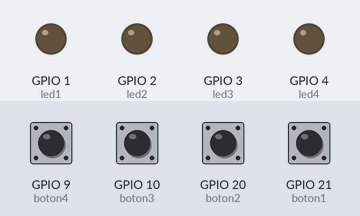
This program was run on a simulated ESP32 board running MicroPython. On the bench: output pins drawn as LEDs (lit = HIGH). The test bench sets the inputs (shaded band); at power-on: GPIO 9 (boton4), GPIO 10 (boton3), GPIO 20 (boton2), GPIO 21 (boton1) HIGH.

Above: at 1.2 s.
1.3 s: GPIO 9 (boton4) pulled LOW for 0.15 s
At 1.37 s:
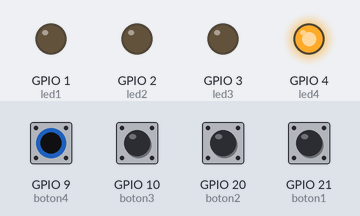
2.9 s: GPIO 10 (boton3) pulled LOW for 0.15 s
At 2.98 s:
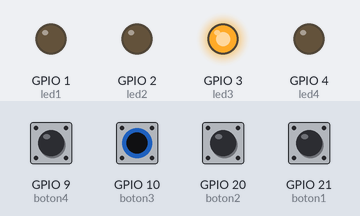
4.5 s: GPIO 20 (boton2) pulled LOW for 0.15 s
At 4.58 s:
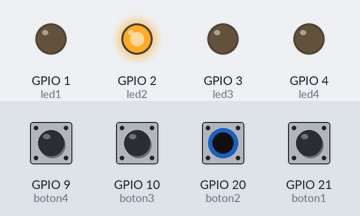
6.1 s: GPIO 21 (boton1) pulled LOW for 0.15 s
At 6.18 s:
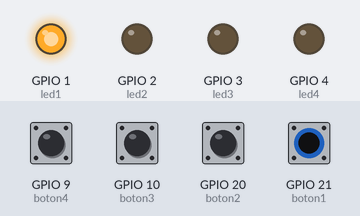
7.7 s: GPIO 9 (boton4) driven LOW and GPIO 10 (boton3) driven LOW
At 8.2 s:
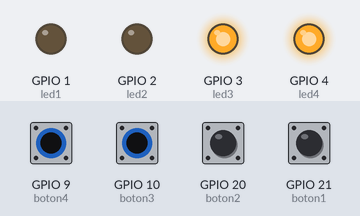
9.2 s: GPIO 20 (boton2) pulled LOW for 1 s
At 9.5 s:
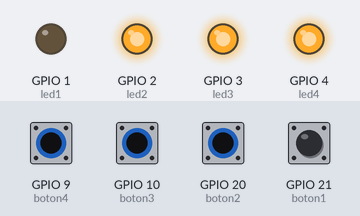
Timing chart, 0 to 12.2 s (numbered marks = the images above; inputs shaded):
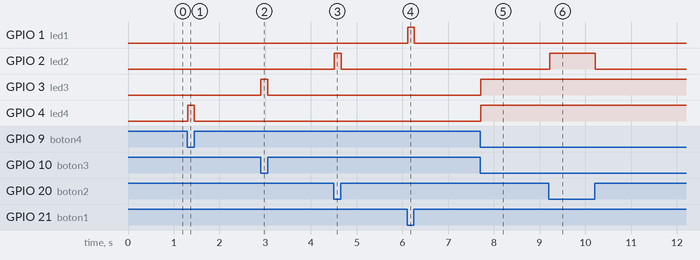

Measured:
- after the input at 1.3 s, GPIO 4 (led4): LOW → HIGH at once, → LOW 0.15 s later
- after the input at 2.9 s, GPIO 3 (led3): LOW → HIGH at once, → LOW 0.15 s later
- after the input at 4.5 s, GPIO 2 (led2): LOW → HIGH at once, → LOW 0.15 s later
- after the input at 6.1 s, GPIO 1 (led1): LOW → HIGH at once, → LOW 0.15 s later
- after the input at 7.7 s, GPIO 3 (led3), GPIO 4 (led4): LOW → HIGH at once
- after the input at 9.2 s, GPIO 2 (led2): LOW → HIGH at once, → LOW 1.0 s later

The program:

pulsador_y_led.py
```python
from machine import Pin
import time

# LED en GPIO 1
led1 = Pin(1, Pin.OUT)
led2 = Pin(2, Pin.OUT)
led3 = Pin(3, Pin.OUT)
led4 = Pin(4, Pin.OUT)
# Botón en GPIO 21, con resistencia pull-up interna
boton1 = Pin(21, Pin.IN, Pin.PULL_UP)
boton2 = Pin(20, Pin.IN, Pin.PULL_UP)
boton3 = Pin(10, Pin.IN, Pin.PULL_UP)
boton4 = Pin(9, Pin.IN, Pin.PULL_UP)
while True:
    if not boton1.value():  # Si el botón está presionado (valor bajo)
        led1.on()
    else:
        led1.off()
    if not boton2.value():  # Si el botón está presionado (valor bajo)
        led2.on()
    else:
        led2.off()
    if not boton3.value():  # Si el botón está presionado (valor bajo)
        led3.on()
    else:
        led3.off()
    if not boton4.value():  # Si el botón está presionado (valor bajo)
        led4.on()
    else:
        led4.off()
    time.sleep(0.05)  # Pequeña pausa para estabilidad
```
